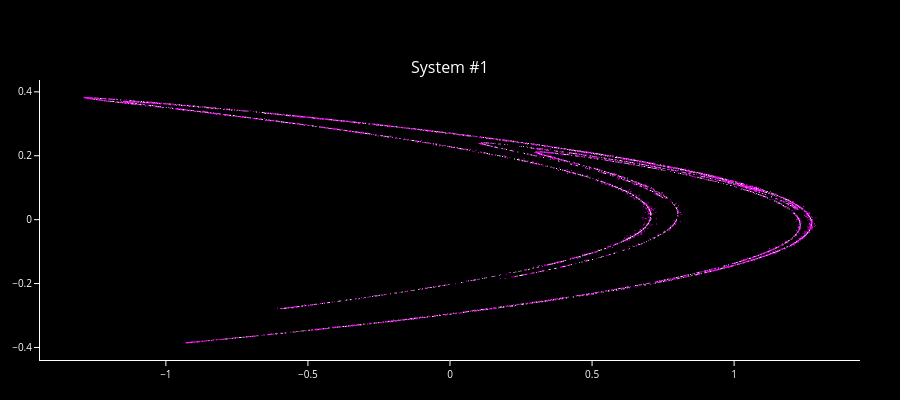

The code cell stored with this chart in its notebook:
### Code cell
for Y_test, Y_pred in data:
    print(
        f"Trial {i} - RMSE: {root_mean_squared_error(Y_test, Y_pred)}, R²: {r2_score(Y_test, Y_pred)}"
    )
generate_henon_grid(data, cols=1).show()

### Figure 1 — Plotly figure (JSON) as saved in the notebook; plotly's stock layout.template omitted (floating-point values rounded to 4 significant figures; data arrays with more than 128 entries replaced by an {"elided": "..."} marker saying what was removed)
{"data": [{"marker": {"color": "white", "size": 1}, "mode": "markers", "showlegend": false, "type": "scattergl", "x": {"elided": "4000 float values"}, "xaxis": "x", "y": {"elided": "4000 float values"}, "yaxis": "y"}, {"marker": {"color": "magenta", "size": 1}, "mode": "markers", "showlegend": false, "type": "scattergl", "x": {"elided": "4000 float values"}, "xaxis": "x", "y": {"elided": "4000 float values"}, "yaxis": "y"}], "layout": {"annotations": [{"font": {"size": 16}, "showarrow": false, "text": "System #1", "x": 0.5, "xanchor": "center", "xref": "paper", "y": 1, "yanchor": "bottom", "yref": "paper"}], "font": {"color": "white", "size": 10}, "height": 400, "margin": {"b": 40, "l": 40, "r": 40, "t": 80}, "paper_bgcolor": "black", "plot_bgcolor": "black", "xaxis": {"anchor": "y", "domain": [0, 1], "linecolor": "white", "showgrid": false, "tickcolor": "white", "ticks": "outside", "zeroline": false}, "yaxis": {"anchor": "x", "domain": [0, 1], "linecolor": "white", "showgrid": false, "tickcolor": "white", "ticks": "outside", "zeroline": false}}}
